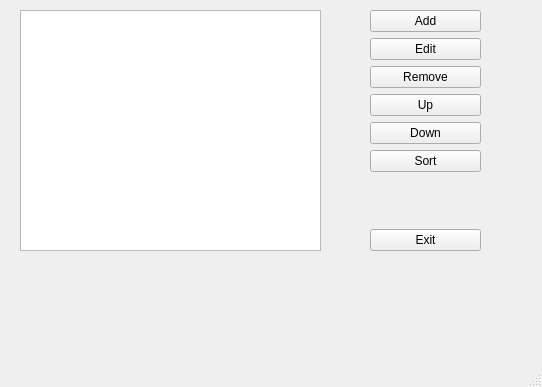
<?xml version="1.0" encoding="UTF-8"?>
<ui version="4.0">
 <class>MainWindow</class>
 <widget class="QMainWindow" name="MainWindow">
  <property name="geometry">
   <rect>
    <x>0</x>
    <y>0</y>
    <width>542</width>
    <height>387</height>
   </rect>
  </property>
  <property name="windowTitle">
   <string>MainWindow</string>
  </property>
  <widget class="QWidget" name="centralwidget">
   <widget class="QListWidget" name="listItems">
    <property name="geometry">
     <rect>
      <x>20</x>
      <y>10</y>
      <width>301</width>
      <height>241</height>
     </rect>
    </property>
   </widget>
   <widget class="QWidget" name="">
    <property name="geometry">
     <rect>
      <x>370</x>
      <y>10</y>
      <width>111</width>
      <height>241</height>
     </rect>
    </property>
    <layout class="QVBoxLayout" name="verticalLayout">
     <item>
      <widget class="QPushButton" name="btnAdd">
       <property name="text">
        <string>Add</string>
       </property>
      </widget>
     </item>
     <item>
      <widget class="QPushButton" name="btnEdit">
       <property name="text">
        <string>Edit</string>
       </property>
      </widget>
     </item>
     <item>
      <widget class="QPushButton" name="btnRemove">
       <property name="text">
        <string>Remove</string>
       </property>
      </widget>
     </item>
     <item>
      <widget class="QPushButton" name="btnUp">
       <property name="text">
        <string>Up</string>
       </property>
      </widget>
     </item>
     <item>
      <widget class="QPushButton" name="btnDown">
       <property name="text">
        <string>Down</string>
       </property>
      </widget>
     </item>
     <item>
      <widget class="QPushButton" name="btnSort">
       <property name="text">
        <string>Sort</string>
       </property>
      </widget>
     </item>
     <item>
      <spacer name="verticalSpacer">
       <property name="orientation">
        <enum>Qt::Vertical</enum>
       </property>
       <property name="sizeHint" stdset="0">
        <size>
         <width>20</width>
         <height>40</height>
        </size>
       </property>
      </spacer>
     </item>
     <item>
      <widget class="QPushButton" name="btnExit">
       <property name="text">
        <string>Exit</string>
       </property>
      </widget>
     </item>
    </layout>
   </widget>
  </widget>
  <widget class="QMenuBar" name="menubar">
   <property name="geometry">
    <rect>
     <x>0</x>
     <y>0</y>
     <width>542</width>
     <height>21</height>
    </rect>
   </property>
  </widget>
  <widget class="QStatusBar" name="statusbar"/>
 </widget>
 <resources/>
 <connections/>
</ui>
